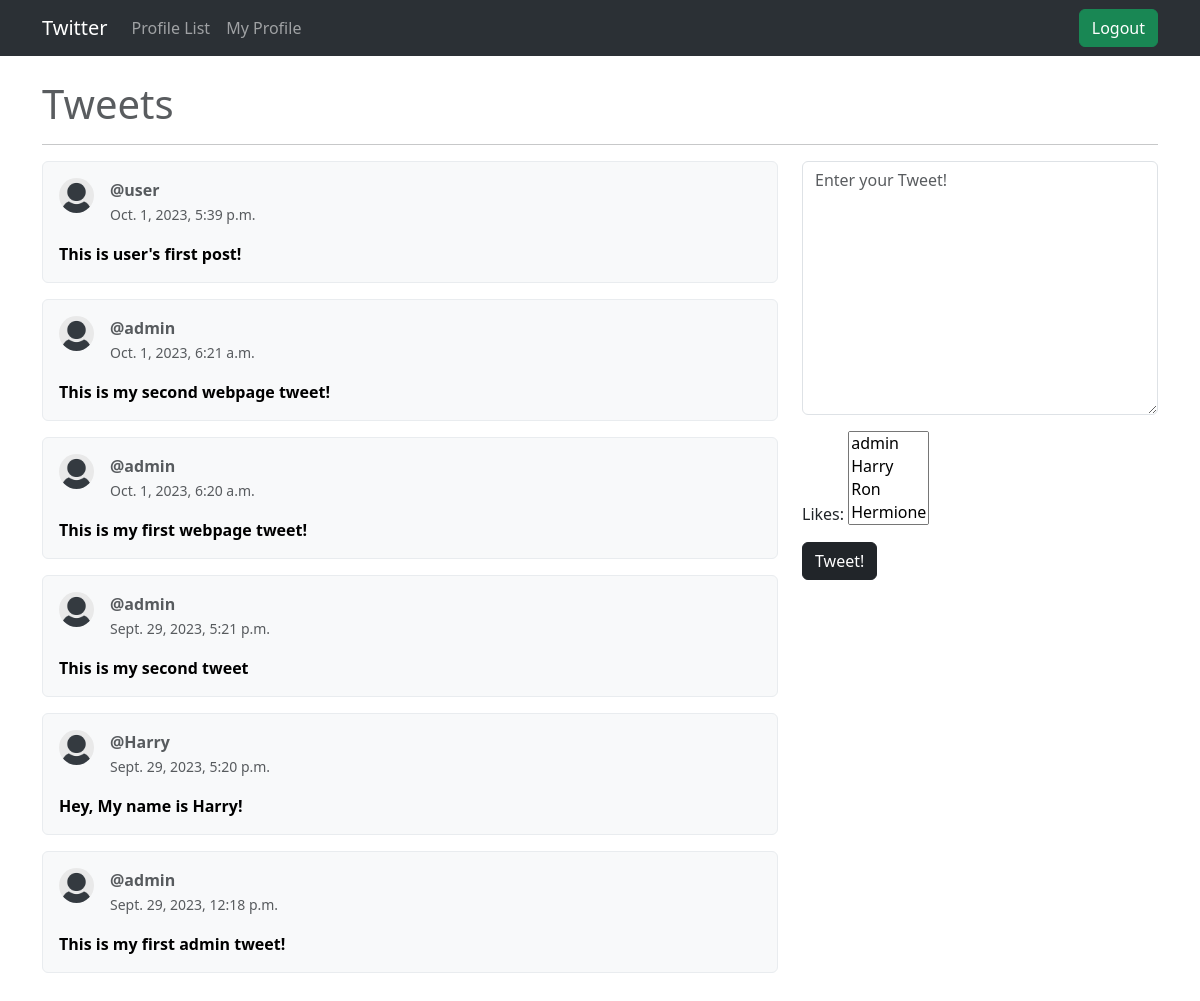
The app's page / (signed in), older data.
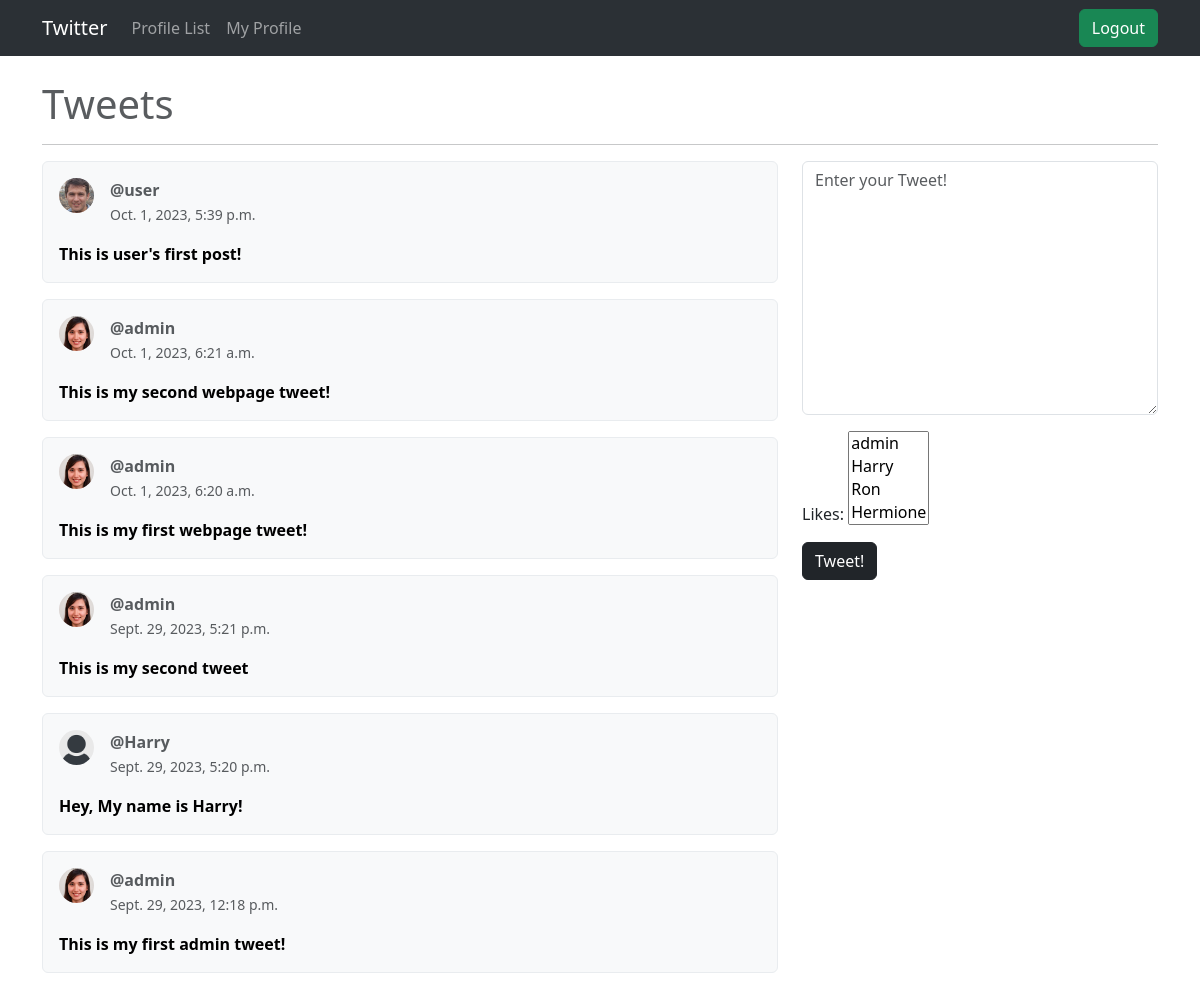
The same page, newer data.
### main/models.py (models this page shows, shortened)
class Tweet(models.Model):
    user = models.ForeignKey(
        User, related_name='tweets', on_delete=models.DO_NOTHING)
    body = models.CharField(max_length=200)
    created_at = models.DateTimeField(auto_now_add=True)
    likes = models.ManyToManyField(
        User, related_name='tweet_likes', blank=True)

class Profile(models.Model):
    user = models.OneToOneField(User, on_delete=models.CASCADE)
    follows = models.ManyToManyField(
        'self', related_name='followed_by', symmetrical=False, blank=True)
    date_modified = models.DateTimeField(User, auto_now=True)
    profile_image = models.ImageField(
        null=True, blank=True, upload_to='images/')

### main/views.py (the view, shortened to what this page needs)
# urls.py: 2. Add a URL to urlpatterns:  path('', views.home, name='home')
def home(request):
    if request.user.is_authenticated:
        form = TweetForm(request.POST or None)
        profile = Profile.objects.all()
        tweets = Tweet.objects.all().order_by("-created_at")
        context = {"tweets": tweets, "form": form, "profile": profile}
        return render(request, 'home.html', context)
    else:
        tweets = Tweet.objects.all().order_by("-created_at")
        context = {"tweets": tweets, "profile": profile}
        return render(request, 'home.html', context)

### main/forms.py
class TweetForm(forms.ModelForm):
    body = forms.CharField(required=True, widget=forms.widgets.Textarea(attrs={
        "placeholder": "Enter your Tweet!",
        "class": "form-control"
    }), label="")
    class Meta:
        model = Tweet
        exclude = ("user",)

### main/templates/home.html
{% extends "base.html" %} {% load static %} {% block content %}
<h1 class="text-muted">Tweets</h1>
<hr />
<div class="row">
  <div class="col-lg-8">
    {% for tweet in tweets %}
    <div class="card text-bg-light mb-3 border border-light-subtle">
      <div class="card-body">
        <div class="d-flex gap-3 mb-3">
          {% if tweet.user.profile.profile_image %}
          <img
            src="{{tweet.user.profile.profile_image.url}}"
            style="width: 35px; height: 35px"
            class="rounded-circle object-fit-cover"
            alt="profile image" />
          {% else %}
          <img
            src="{% static 'images/default_profile_pic.png' %}"
            style="width: 35px; height: 35px"
            class="rounded-circle object-fit-cover"
            alt="profile image" />
          {% endif %}
          <div>
            <p class="text-muted m-0 fw-bold">@{{tweet.user}}</p>
            <small class="text-muted">{{tweet.created_at}}</small>
          </div>
        </div>
        <p class="fw-semibold m-0">{{tweet.body}}</p>
      </div>
    </div>
    {% endfor %}
  </div>
  <div class="col-lg-4">
    {% if form %}
    <form method="post">
      {% csrf_token %} {{form.as_p}}
      <button type="submit" class="btn btn-dark">Tweet!</button>
    </form>
    {% endif %}
  </div>
</div>
{% endblock %}

Row changes from the older to the newer data that the page shows:
changed through a linked row, Tweet "This is user's first post!": user.profile.profile_image: picture added; profile_image: picture removed
changed through a linked row, Tweet "This is my second webpage tweet!": user.profile.profile_image: picture added; profile_image: picture removed
changed through a linked row, Tweet "This is my first webpage tweet!": user.profile.profile_image: picture added; profile_image: picture removed
changed through a linked row, Tweet "This is my second tweet": user.profile.profile_image: picture added; profile_image: picture removed
changed through a linked row, Tweet "This is my first admin tweet!": user.profile.profile_image: picture added; profile_image: picture removed
